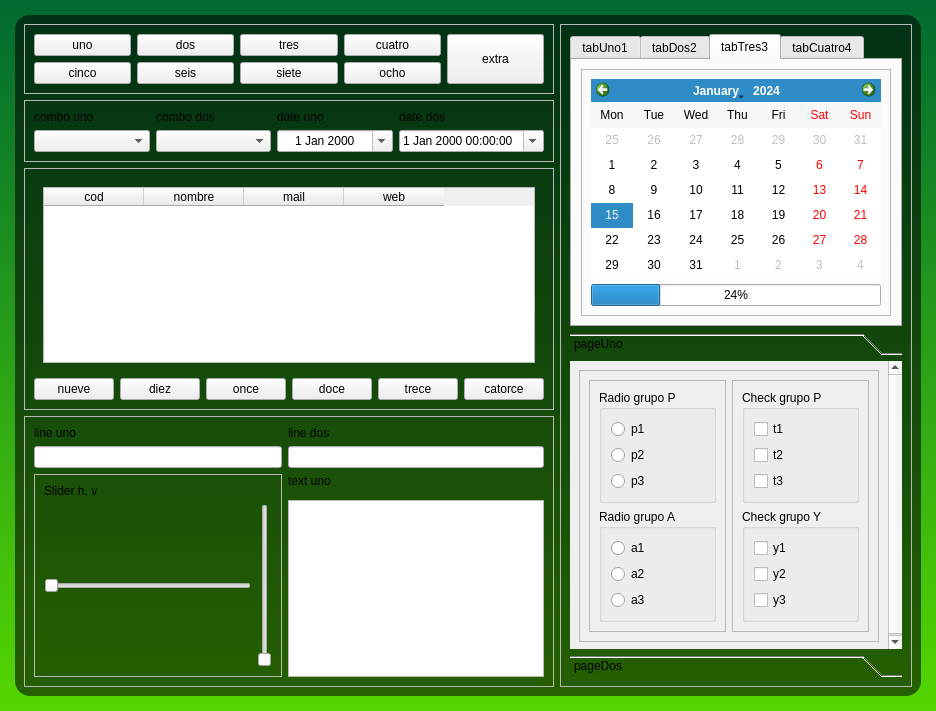
<?xml version="1.0" encoding="UTF-8"?>
<ui version="4.0">
 <class>Elementos</class>
 <widget class="QMainWindow" name="Elementos">
  <property name="geometry">
   <rect>
    <x>0</x>
    <y>0</y>
    <width>936</width>
    <height>711</height>
   </rect>
  </property>
  <property name="windowTitle">
   <string>Metodos y Eventos v3 - ALEX7320</string>
  </property>
  <property name="styleSheet">
   <string notr="true">QFrame#frameOne{
	background:qlineargradient(spread:pad, x1:1, y1:0, x2:1, y2:1, stop:0 rgba(0, 106, 48, 255), stop:1 rgba(85, 215, 0, 255));
}


QFrame#frameTwo{
	background:rgba(0, 0, 0, 140);
	border-radius: 15px;
}



</string>
  </property>
  <widget class="QWidget" name="centralwidget">
   <layout class="QGridLayout" name="gridLayout">
    <property name="leftMargin">
     <number>0</number>
    </property>
    <property name="topMargin">
     <number>0</number>
    </property>
    <property name="rightMargin">
     <number>0</number>
    </property>
    <property name="bottomMargin">
     <number>0</number>
    </property>
    <item row="0" column="0">
     <widget class="QFrame" name="frameOne">
      <layout class="QGridLayout" name="gridLayout_2">
       <property name="leftMargin">
        <number>15</number>
       </property>
       <property name="topMargin">
        <number>15</number>
       </property>
       <property name="rightMargin">
        <number>15</number>
       </property>
       <property name="bottomMargin">
        <number>15</number>
       </property>
       <item row="0" column="0">
        <widget class="QFrame" name="frameTwo">
         <layout class="QGridLayout" name="gridLayout_15">
          <item row="0" column="0">
           <widget class="QFrame" name="frame">
            <property name="frameShape">
             <enum>QFrame::StyledPanel</enum>
            </property>
            <property name="frameShadow">
             <enum>QFrame::Plain</enum>
            </property>
            <layout class="QGridLayout" name="gridLayout_5">
             <item row="1" column="3">
              <widget class="QPushButton" name="botOcho">
               <property name="text">
                <string>ocho</string>
               </property>
              </widget>
             </item>
             <item row="0" column="2">
              <widget class="QPushButton" name="botTres">
               <property name="text">
                <string>tres</string>
               </property>
              </widget>
             </item>
             <item row="1" column="0">
              <widget class="QPushButton" name="botCinco">
               <property name="text">
                <string>cinco</string>
               </property>
              </widget>
             </item>
             <item row="0" column="1">
              <widget class="QPushButton" name="botDos">
               <property name="text">
                <string>dos</string>
               </property>
              </widget>
             </item>
             <item row="1" column="1">
              <widget class="QPushButton" name="botSeis">
               <property name="text">
                <string>seis</string>
               </property>
              </widget>
             </item>
             <item row="1" column="2">
              <widget class="QPushButton" name="botSiete">
               <property name="text">
                <string>siete</string>
               </property>
              </widget>
             </item>
             <item row="0" column="3">
              <widget class="QPushButton" name="botCuatro">
               <property name="text">
                <string>cuatro</string>
               </property>
              </widget>
             </item>
             <item row="0" column="0">
              <widget class="QPushButton" name="botUno">
               <property name="text">
                <string>uno</string>
               </property>
              </widget>
             </item>
             <item row="0" column="4" rowspan="2">
              <widget class="QPushButton" name="botExtra">
               <property name="sizePolicy">
                <sizepolicy hsizetype="Minimum" vsizetype="Ignored">
                 <horstretch>0</horstretch>
                 <verstretch>0</verstretch>
                </sizepolicy>
               </property>
               <property name="text">
                <string>extra</string>
               </property>
              </widget>
             </item>
            </layout>
           </widget>
          </item>
          <item row="0" column="1" rowspan="4">
           <widget class="QFrame" name="frame_4">
            <property name="frameShape">
             <enum>QFrame::StyledPanel</enum>
            </property>
            <property name="frameShadow">
             <enum>QFrame::Plain</enum>
            </property>
            <layout class="QVBoxLayout" name="verticalLayout">
             <item>
              <widget class="QTabWidget" name="tabWidget">
               <property name="currentIndex">
                <number>2</number>
               </property>
               <widget class="QWidget" name="tabUno">
                <attribute name="title">
                 <string>tabUno1</string>
                </attribute>
                <layout class="QGridLayout" name="gridLayout_10">
                 <item row="0" column="0">
                  <widget class="QFrame" name="frame_6">
                   <property name="frameShape">
                    <enum>QFrame::StyledPanel</enum>
                   </property>
                   <property name="frameShadow">
                    <enum>QFrame::Plain</enum>
                   </property>
                   <layout class="QGridLayout" name="gridLayout_9">
                    <item row="3" column="0">
                     <widget class="QSpinBox" name="spinUno"/>
                    </item>
                    <item row="0" column="0" colspan="2">
                     <widget class="QLabel" name="labelPrueba">
                      <property name="maximumSize">
                       <size>
                        <width>16777215</width>
                        <height>25</height>
                       </size>
                      </property>
                      <property name="text">
                       <string>LABEL USO LIBRE</string>
                      </property>
                     </widget>
                    </item>
                    <item row="1" column="0">
                     <widget class="QLabel" name="label_14">
                      <property name="maximumSize">
                       <size>
                        <width>150</width>
                        <height>25</height>
                       </size>
                      </property>
                      <property name="text">
                       <string>spin Uno</string>
                      </property>
                     </widget>
                    </item>
                    <item row="5" column="0">
                     <widget class="QDoubleSpinBox" name="spinDos"/>
                    </item>
                    <item row="4" column="0">
                     <widget class="QLabel" name="label_3">
                      <property name="maximumSize">
                       <size>
                        <width>150</width>
                        <height>25</height>
                       </size>
                      </property>
                      <property name="text">
                       <string>spin dos</string>
                      </property>
                     </widget>
                    </item>
                    <item row="1" column="1">
                     <widget class="QLabel" name="label_9">
                      <property name="maximumSize">
                       <size>
                        <width>150</width>
                        <height>25</height>
                       </size>
                      </property>
                      <property name="text">
                       <string>dial uno</string>
                      </property>
                     </widget>
                    </item>
                    <item row="3" column="1" rowspan="3">
                     <widget class="QDial" name="dialUno"/>
                    </item>
                   </layout>
                  </widget>
                 </item>
                </layout>
               </widget>
               <widget class="QWidget" name="tabDos">
                <attribute name="title">
                 <string>tabDos2</string>
                </attribute>
                <layout class="QGridLayout" name="gridLayout_13">
                 <item row="2" column="0" colspan="2">
                  <widget class="QListWidget" name="listaUno"/>
                 </item>
                 <item row="0" column="0">
                  <widget class="QLabel" name="label_8">
                   <property name="maximumSize">
                    <size>
                     <width>50</width>
                     <height>16777215</height>
                    </size>
                   </property>
                   <property name="text">
                    <string>lcd y lista</string>
                   </property>
                   <property name="buddy">
                    <cstring>label_8</cstring>
                   </property>
                  </widget>
                 </item>
                 <item row="0" column="1">
                  <widget class="QLCDNumber" name="lcdUno">
                   <property name="minimumSize">
                    <size>
                     <width>0</width>
                     <height>50</height>
                    </size>
                   </property>
                  </widget>
                 </item>
                </layout>
               </widget>
               <widget class="QWidget" name="tabTres">
                <attribute name="title">
                 <string>tabTres3</string>
                </attribute>
                <layout class="QGridLayout" name="gridLayout_16">
                 <item row="0" column="0">
                  <widget class="QFrame" name="frame_11">
                   <property name="frameShape">
                    <enum>QFrame::StyledPanel</enum>
                   </property>
                   <property name="frameShadow">
                    <enum>QFrame::Plain</enum>
                   </property>
                   <layout class="QGridLayout" name="gridLayout_17">
                    <item row="0" column="0">
                     <widget class="QCalendarWidget" name="calendarUno">
                      <property name="verticalHeaderFormat">
                       <enum>QCalendarWidget::NoVerticalHeader</enum>
                      </property>
                     </widget>
                    </item>
                    <item row="1" column="0">
                     <widget class="QProgressBar" name="progressUno">
                      <property name="value">
                       <number>24</number>
                      </property>
                     </widget>
                    </item>
                   </layout>
                  </widget>
                 </item>
                </layout>
               </widget>
               <widget class="QWidget" name="tabCuatro">
                <attribute name="title">
                 <string>tabCuatro4</string>
                </attribute>
                <layout class="QVBoxLayout" name="verticalLayout_8">
                 <item>
                  <widget class="QLabel" name="label">
                   <property name="text">
                    <string>texto de prueba</string>
                   </property>
                   <property name="alignment">
                    <set>Qt::AlignCenter</set>
                   </property>
                  </widget>
                 </item>
                </layout>
               </widget>
              </widget>
             </item>
             <item>
              <widget class="QToolBox" name="toolBox">
               <property name="currentIndex">
                <number>0</number>
               </property>
               <widget class="QWidget" name="pageUno">
                <property name="geometry">
                 <rect>
                  <x>0</x>
                  <y>0</y>
                  <width>362</width>
                  <height>264</height>
                 </rect>
                </property>
                <attribute name="label">
                 <string>pageUno</string>
                </attribute>
                <layout class="QGridLayout" name="gridLayout_8">
                 <item row="0" column="0">
                  <widget class="QFrame" name="frame_9">
                   <property name="frameShape">
                    <enum>QFrame::StyledPanel</enum>
                   </property>
                   <property name="frameShadow">
                    <enum>QFrame::Plain</enum>
                   </property>
                   <layout class="QHBoxLayout" name="horizontalLayout">
                    <item>
                     <widget class="QFrame" name="frame_7">
                      <property name="frameShape">
                       <enum>QFrame::StyledPanel</enum>
                      </property>
                      <property name="frameShadow">
                       <enum>QFrame::Plain</enum>
                      </property>
                      <layout class="QVBoxLayout" name="verticalLayout_2">
                       <item>
                        <widget class="QGroupBox" name="groupBox_2">
                         <property name="title">
                          <string>Radio grupo P</string>
                         </property>
                         <layout class="QVBoxLayout" name="verticalLayout_6">
                          <item>
                           <widget class="QRadioButton" name="radioP1">
                            <property name="text">
                             <string>p1</string>
                            </property>
                           </widget>
                          </item>
                          <item>
                           <widget class="QRadioButton" name="radioP2">
                            <property name="text">
                             <string>p2</string>
                            </property>
                           </widget>
                          </item>
                          <item>
                           <widget class="QRadioButton" name="radioP3">
                            <property name="text">
                             <string>p3</string>
                            </property>
                           </widget>
                          </item>
                         </layout>
                        </widget>
                       </item>
                       <item>
                        <widget class="QGroupBox" name="groupBox">
                         <property name="title">
                          <string>Radio grupo A</string>
                         </property>
                         <layout class="QVBoxLayout" name="verticalLayout_7">
                          <item>
                           <widget class="QRadioButton" name="radioA1">
                            <property name="text">
                             <string>a1</string>
                            </property>
                           </widget>
                          </item>
                          <item>
                           <widget class="QRadioButton" name="radioA2">
                            <property name="text">
                             <string>a2</string>
                            </property>
                           </widget>
                          </item>
                          <item>
                           <widget class="QRadioButton" name="radioA3">
                            <property name="text">
                             <string>a3</string>
                            </property>
                           </widget>
                          </item>
                         </layout>
                        </widget>
                       </item>
                      </layout>
                     </widget>
                    </item>
                    <item>
                     <widget class="QFrame" name="frame_8">
                      <property name="frameShape">
                       <enum>QFrame::StyledPanel</enum>
                      </property>
                      <property name="frameShadow">
                       <enum>QFrame::Plain</enum>
                      </property>
                      <layout class="QVBoxLayout" name="verticalLayout_3">
                       <item>
                        <widget class="QGroupBox" name="groupBox_4">
                         <property name="title">
                          <string>Check grupo P</string>
                         </property>
                         <layout class="QVBoxLayout" name="verticalLayout_5">
                          <item>
                           <widget class="QCheckBox" name="checkT1">
                            <property name="text">
                             <string>t1</string>
                            </property>
                           </widget>
                          </item>
                          <item>
                           <widget class="QCheckBox" name="checkT2">
                            <property name="text">
                             <string>t2</string>
                            </property>
                           </widget>
                          </item>
                          <item>
                           <widget class="QCheckBox" name="checkT3">
                            <property name="text">
                             <string>t3</string>
                            </property>
                           </widget>
                          </item>
                         </layout>
                        </widget>
                       </item>
                       <item>
                        <widget class="QGroupBox" name="groupBox_3">
                         <property name="title">
                          <string>Check grupo Y</string>
                         </property>
                         <layout class="QVBoxLayout" name="verticalLayout_4">
                          <item>
                           <widget class="QCheckBox" name="checkY1">
                            <property name="text">
                             <string>y1</string>
                            </property>
                           </widget>
                          </item>
                          <item>
                           <widget class="QCheckBox" name="checkY2">
                            <property name="text">
                             <string>y2</string>
                            </property>
                           </widget>
                          </item>
                          <item>
                           <widget class="QCheckBox" name="checkY3">
                            <property name="text">
                             <string>y3</string>
                            </property>
                           </widget>
                          </item>
                         </layout>
                        </widget>
                       </item>
                      </layout>
                     </widget>
                    </item>
                   </layout>
                  </widget>
                 </item>
                </layout>
               </widget>
               <widget class="QWidget" name="pageDos">
                <property name="geometry">
                 <rect>
                  <x>0</x>
                  <y>0</y>
                  <width>362</width>
                  <height>281</height>
                 </rect>
                </property>
                <attribute name="label">
                 <string>pageDos</string>
                </attribute>
                <layout class="QGridLayout" name="gridLayout_14">
                 <item row="3" column="0">
                  <widget class="QLabel" name="label_11">
                   <property name="text">
                    <string>time uno</string>
                   </property>
                  </widget>
                 </item>
                 <item row="6" column="0">
                  <widget class="QLabel" name="label_17">
                   <property name="maximumSize">
                    <size>
                     <width>320</width>
                     <height>220</height>
                    </size>
                   </property>
                   <property name="text">
                    <string/>
                   </property>
                   <property name="pixmap">
                    <pixmap resource="source.qrc">:/imagen/cover.jpg</pixmap>
                   </property>
                   <property name="scaledContents">
                    <bool>true</bool>
                   </property>
                   <property name="buddy">
                    <cstring>label_8</cstring>
                   </property>
                  </widget>
                 </item>
                 <item row="4" column="0">
                  <widget class="QTimeEdit" name="horaUno"/>
                 </item>
                </layout>
               </widget>
              </widget>
             </item>
            </layout>
           </widget>
          </item>
          <item row="1" column="0">
           <widget class="QFrame" name="frame_2">
            <property name="frameShape">
             <enum>QFrame::StyledPanel</enum>
            </property>
            <property name="frameShadow">
             <enum>QFrame::Plain</enum>
            </property>
            <layout class="QGridLayout" name="gridLayout_4">
             <item row="2" column="0">
              <widget class="QComboBox" name="comboUno">
               <property name="styleSheet">
                <string notr="true"/>
               </property>
              </widget>
             </item>
             <item row="2" column="1">
              <widget class="QComboBox" name="comboDos"/>
             </item>
             <item row="2" column="2">
              <widget class="QDateEdit" name="dateUno">
               <property name="alignment">
                <set>Qt::AlignCenter</set>
               </property>
               <property name="calendarPopup">
                <bool>true</bool>
               </property>
              </widget>
             </item>
             <item row="2" column="3">
              <widget class="QDateTimeEdit" name="dateDos">
               <property name="calendarPopup">
                <bool>true</bool>
               </property>
              </widget>
             </item>
             <item row="0" column="2">
              <widget class="QLabel" name="label_7">
               <property name="text">
                <string>date uno</string>
               </property>
              </widget>
             </item>
             <item row="0" column="1">
              <widget class="QLabel" name="label_5">
               <property name="text">
                <string>combo dos</string>
               </property>
              </widget>
             </item>
             <item row="0" column="0">
              <widget class="QLabel" name="label_6">
               <property name="text">
                <string>combo uno</string>
               </property>
              </widget>
             </item>
             <item row="0" column="3">
              <widget class="QLabel" name="label_10">
               <property name="text">
                <string>date dos</string>
               </property>
              </widget>
             </item>
            </layout>
           </widget>
          </item>
          <item row="2" column="0">
           <widget class="QFrame" name="frame_10">
            <property name="frameShape">
             <enum>QFrame::StyledPanel</enum>
            </property>
            <property name="frameShadow">
             <enum>QFrame::Plain</enum>
            </property>
            <layout class="QGridLayout" name="gridLayout_11">
             <item row="1" column="4">
              <widget class="QPushButton" name="botTrece">
               <property name="text">
                <string>trece</string>
               </property>
              </widget>
             </item>
             <item row="1" column="3">
              <widget class="QPushButton" name="botDoce">
               <property name="text">
                <string>doce</string>
               </property>
              </widget>
             </item>
             <item row="1" column="2">
              <widget class="QPushButton" name="botOnce">
               <property name="text">
                <string>once</string>
               </property>
              </widget>
             </item>
             <item row="1" column="0">
              <widget class="QPushButton" name="botNueve">
               <property name="text">
                <string>nueve</string>
               </property>
              </widget>
             </item>
             <item row="1" column="1">
              <widget class="QPushButton" name="botDiez">
               <property name="text">
                <string>diez</string>
               </property>
              </widget>
             </item>
             <item row="1" column="5">
              <widget class="QPushButton" name="botCatorce">
               <property name="text">
                <string>catorce</string>
               </property>
              </widget>
             </item>
             <item row="0" column="0" colspan="6">
              <widget class="QStackedWidget" name="stackedWidget">
               <property name="currentIndex">
                <number>0</number>
               </property>
               <widget class="QWidget" name="page">
                <layout class="QGridLayout" name="gridLayout_6">
                 <item row="0" column="2">
                  <widget class="QTableWidget" name="tablaUno">
                   <property name="editTriggers">
                    <set>QAbstractItemView::NoEditTriggers</set>
                   </property>
                   <property name="alternatingRowColors">
                    <bool>true</bool>
                   </property>
                   <property name="selectionMode">
                    <enum>QAbstractItemView::SingleSelection</enum>
                   </property>
                   <property name="selectionBehavior">
                    <enum>QAbstractItemView::SelectRows</enum>
                   </property>
                   <property name="verticalScrollMode">
                    <enum>QAbstractItemView::ScrollPerPixel</enum>
                   </property>
                   <property name="horizontalScrollMode">
                    <enum>QAbstractItemView::ScrollPerPixel</enum>
                   </property>
                   <column>
                    <property name="text">
                     <string>cod</string>
                    </property>
                   </column>
                   <column>
                    <property name="text">
                     <string>nombre</string>
                    </property>
                   </column>
                   <column>
                    <property name="text">
                     <string>mail</string>
                    </property>
                   </column>
                   <column>
                    <property name="text">
                     <string>web</string>
                    </property>
                   </column>
                  </widget>
                 </item>
                </layout>
               </widget>
               <widget class="QWidget" name="page_2">
                <layout class="QGridLayout" name="gridLayout_12">
                 <item row="0" column="0">
                  <widget class="QLabel" name="label_15">
                   <property name="maximumSize">
                    <size>
                     <width>350</width>
                     <height>240</height>
                    </size>
                   </property>
                   <property name="text">
                    <string/>
                   </property>
                   <property name="pixmap">
                    <pixmap resource="source.qrc">:/imagen/cover.jpg</pixmap>
                   </property>
                   <property name="scaledContents">
                    <bool>true</bool>
                   </property>
                   <property name="buddy">
                    <cstring>label_8</cstring>
                   </property>
                  </widget>
                 </item>
                </layout>
               </widget>
              </widget>
             </item>
            </layout>
           </widget>
          </item>
          <item row="3" column="0">
           <widget class="QFrame" name="frame_3">
            <property name="frameShape">
             <enum>QFrame::StyledPanel</enum>
            </property>
            <property name="frameShadow">
             <enum>QFrame::Plain</enum>
            </property>
            <layout class="QGridLayout" name="gridLayout_3">
             <item row="1" column="0">
              <widget class="QLineEdit" name="lineUno">
               <property name="clearButtonEnabled">
                <bool>true</bool>
               </property>
              </widget>
             </item>
             <item row="3" column="1">
              <widget class="QLabel" name="label_2">
               <property name="text">
                <string>text uno</string>
               </property>
              </widget>
             </item>
             <item row="0" column="1">
              <widget class="QLabel" name="label_12">
               <property name="text">
                <string>line dos</string>
               </property>
              </widget>
             </item>
             <item row="0" column="0">
              <widget class="QLabel" name="label_4">
               <property name="text">
                <string>line uno</string>
               </property>
              </widget>
             </item>
             <item row="5" column="1">
              <widget class="QTextEdit" name="textUno">
               <property name="acceptRichText">
                <bool>false</bool>
               </property>
              </widget>
             </item>
             <item row="1" column="1">
              <widget class="QLineEdit" name="lineDos"/>
             </item>
             <item row="3" column="0" rowspan="3">
              <widget class="QFrame" name="frame_5">
               <property name="frameShape">
                <enum>QFrame::StyledPanel</enum>
               </property>
               <property name="frameShadow">
                <enum>QFrame::Plain</enum>
               </property>
               <layout class="QGridLayout" name="gridLayout_7">
                <item row="3" column="0">
                 <widget class="QSlider" name="horizontalSlider">
                  <property name="orientation">
                   <enum>Qt::Horizontal</enum>
                  </property>
                 </widget>
                </item>
                <item row="3" column="1">
                 <widget class="QSlider" name="verticalSlider">
                  <property name="orientation">
                   <enum>Qt::Vertical</enum>
                  </property>
                 </widget>
                </item>
                <item row="0" column="0" colspan="2">
                 <widget class="QLabel" name="label_13">
                  <property name="text">
                   <string>Slider h, v</string>
                  </property>
                 </widget>
                </item>
               </layout>
              </widget>
             </item>
            </layout>
           </widget>
          </item>
         </layout>
        </widget>
       </item>
      </layout>
     </widget>
    </item>
   </layout>
  </widget>
 </widget>
 <resources>
  <include location="source.qrc"/>
 </resources>
 <connections/>
</ui>
